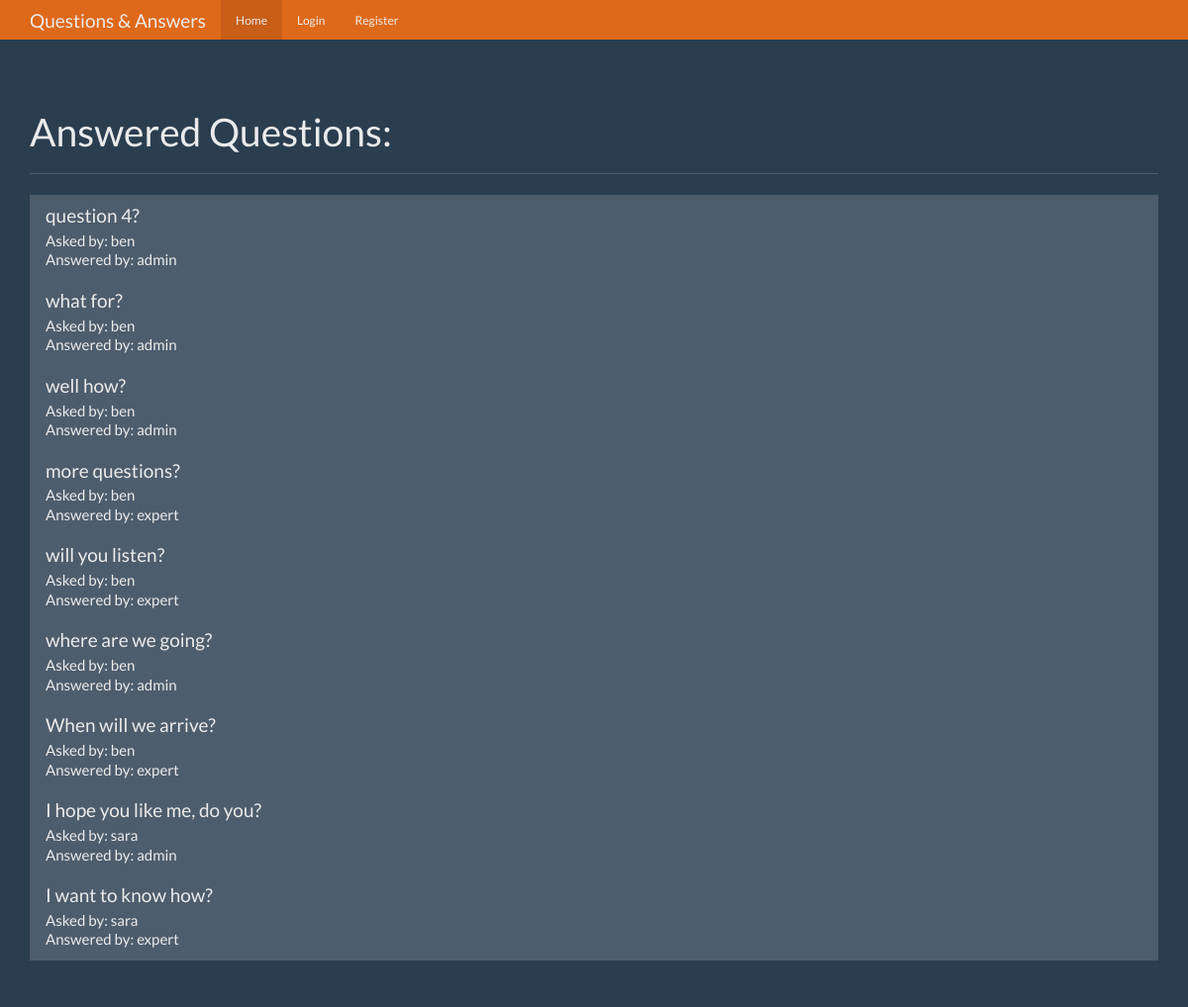
The page / on the database its author committed.
### tables this page shows
CREATE TABLE questions (
    id integer primary key autoincrement,
    question_text text not null,
    answer_text text,
    asked_by_id integer not null,
    expert_id integer not null

);

CREATE TABLE users (
    id integer primary key autoincrement,
    name text not null,
    password text not null,
    expert boolean not null,
    admin boolean not null
);

### app.py (the view)
@app.route('/')
def home():
    user = get_current_user()
    db = get_db()
    questions_cur = db.execute('select questions.question_text, '
                               'questions.id as question_id, '
                               'askers.name as asker_name, '
                               'experts.name as expert_name '
                               'from questions '
                               'join users as askers '
                               'on askers.id = questions.asked_by_id '
                               'join users as experts '
                               'on experts.id = questions.expert_id '
                               'where answer_text not null')
    questions = questions_cur.fetchall()
    return render_template('home.html', user=user, questions=questions)

### app.py (called while the page is built)
def get_current_user():
    user_result = None
    if 'user' in session:
        user = session['user']
        db = get_db()
        user_cur = db.execute('select id, name, password, expert, admin '
                              'from users where name = ?', [user])
        user_result = user_cur.fetchone()
    return user_result

### database.py (called while the page is built)
def connect_db():
    sql = sqlite3.connect('/Users/redbook/PycharmProjects/QandA/questions.db')
    sql.row_factory = sqlite3.Row
    return sql

def get_db():
    if not hasattr(g, 'sqlite_db'):
        g.sqlite_db = connect_db()
    return g.sqlite_db

### templates/home.html (shortened to what this page needs)
{% extends 'base.html' %}
{% block nav_home %}active{% endblock %}
{% block content %}
    <div class="container theme-showcase" role="main">
      <div class="page-header">
        <h1>Answered Questions: {{ user.name }}</h1>
      </div>
      <div class="row">
        <div class="col-lg-12">
          <div class="list-group">
              {% for question in questions %}
            <a href="{{ url_for('question', question_id=question.question_id) }}" class="list-group-item">
              <h4 class="list-group-item-heading">{{question.question_text}}</h4>
              <p class="list-group-item-text">Asked by: {{ question.asker_name}}</p>
              <p class="list-group-item-text">Answered by: {{question.expert_name}}</p>
            </a>
               {% endfor %}
          </div>
        </div>
      </div>
    </div>
{% endblock %}

### templates/base.html (shortened to what this page needs)
<!DOCTYPE html>
<html lang="en">
<head>
    <link href="{{ url_for('static', filename='bootstrap.min.css') }}" rel="stylesheet">
    <link href="{{ url_for('static', filename='theme.css') }}" rel="stylesheet">
</head>
<body>
<nav class="navbar navbar-inverse navbar-fixed-top">
    <div class="container">
        <div class="navbar-header">
            <a class="navbar-brand" href="/">Questions & Answers</a>
        </div>
        <div id="navbar" class="navbar-collapse collapse">
            <ul class="nav navbar-nav">
                <li class="{% block nav_home %}{% endblock %}"><a href="{{ url_for('home') }}">Home</a></li>
                {% if not user %}
                    <li class="{% block nav_login %}{% endblock %}"><a href="{{ url_for('login') }}">Login</a></li>
                    <li class="{% block nav_register %}{% endblock %}"><a href="{{ url_for('register') }}">Register</a></li>
                {% endif %}
            </ul>
        </div>
    </div>
</nav>
{% block content %}
{% endblock %}
</body>
</html>

### static/theme.css (style rules this page uses)
body { padding-top: 70px; padding-bottom: 30px; }

### rows shown on the page
questions: question_text "question 4?", asker_name "ben", expert_name "admin"
questions: question_text "what for?", asker_name "ben", expert_name "admin"
questions: question_text "well how?", asker_name "ben", expert_name "admin"
questions: question_text "more questions?", asker_name "ben", expert_name "expert"
questions: question_text "will you listen?", asker_name "ben", expert_name "expert"
questions: question_text "where are we going?", asker_name "ben", expert_name "admin"
questions: question_text "When will we arrive?", asker_name "ben", expert_name "expert"
questions: question_text "I hope you like me, do you?", asker_name "sara", expert_name "admin"
questions: question_text "I want to know how?", asker_name "sara", expert_name "expert"
